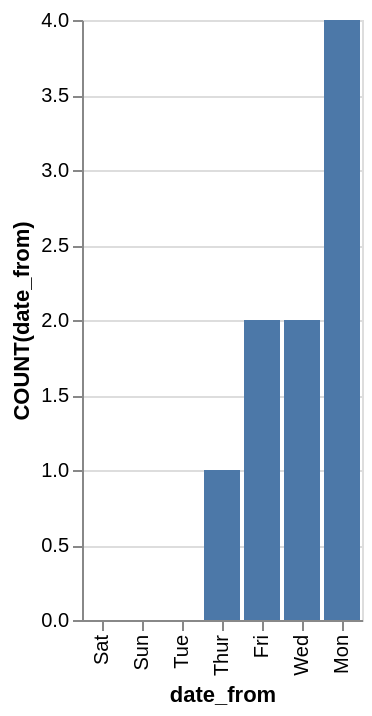

Vega-Lite specification stored for this chart:
### Vega-Lite specification from a JSON file in a GitHub repository (floating-point values rounded to 4 significant figures)
{"data": {"values": [{"x_data": "Sat", "y_data": 0}, {"x_data": "Sun", "y_data": 0}, {"x_data": "Tue", "y_data": 0}, {"x_data": "Thur", "y_data": 1}, {"x_data": "Fri", "y_data": 2}, {"x_data": "Wed", "y_data": 2}, {"x_data": "Mon", "y_data": 4}]}, "mark": "bar", "encoding": {"x": {"field": "x_data", "type": "nominal", "title": "date_from", "sort": {"op": "sum", "field": "y_data", "order": "ascending"}}, "y": {"field": "y_data", "type": "quantitative", "title": "COUNT(date_from)"}}}
